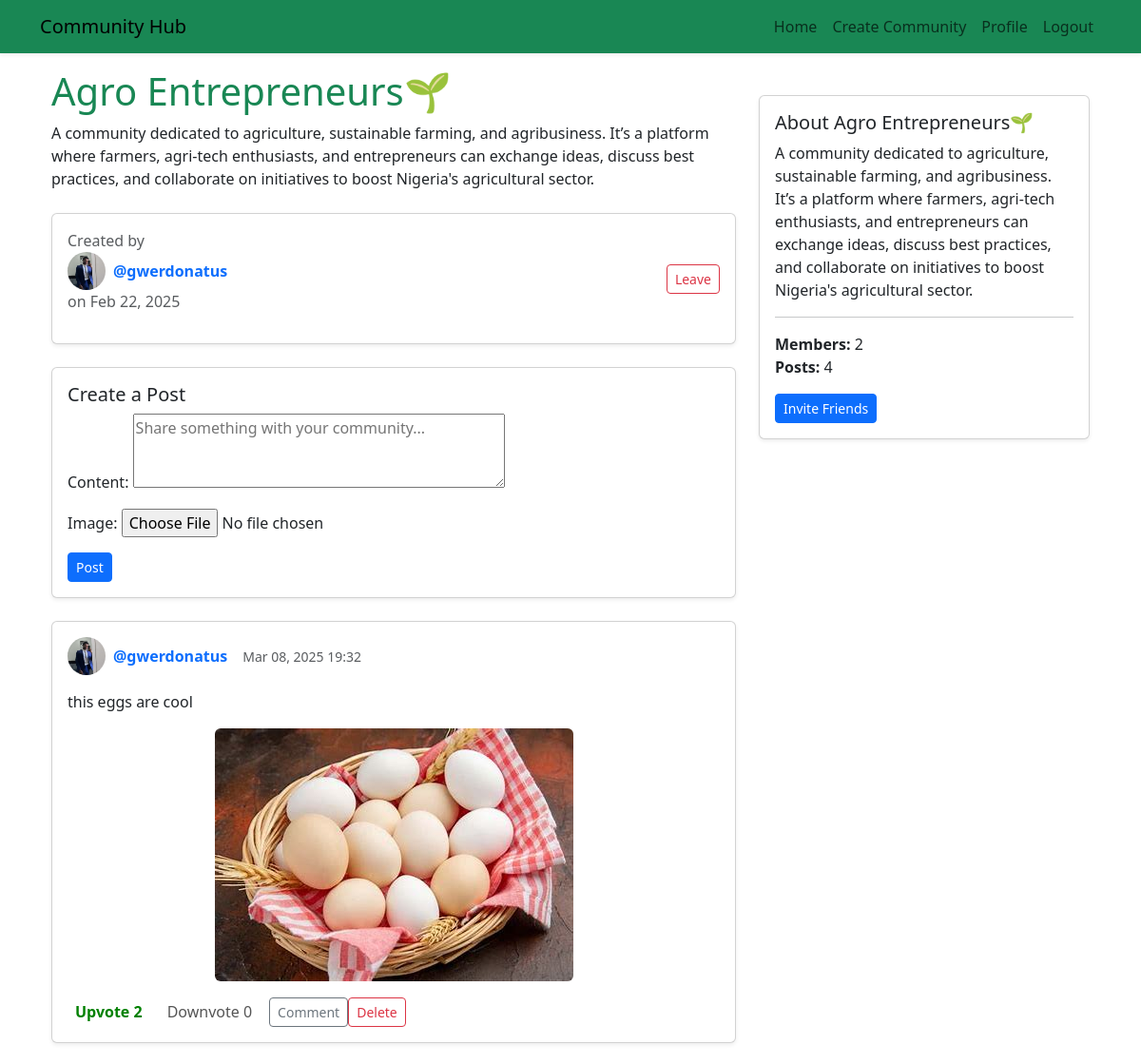
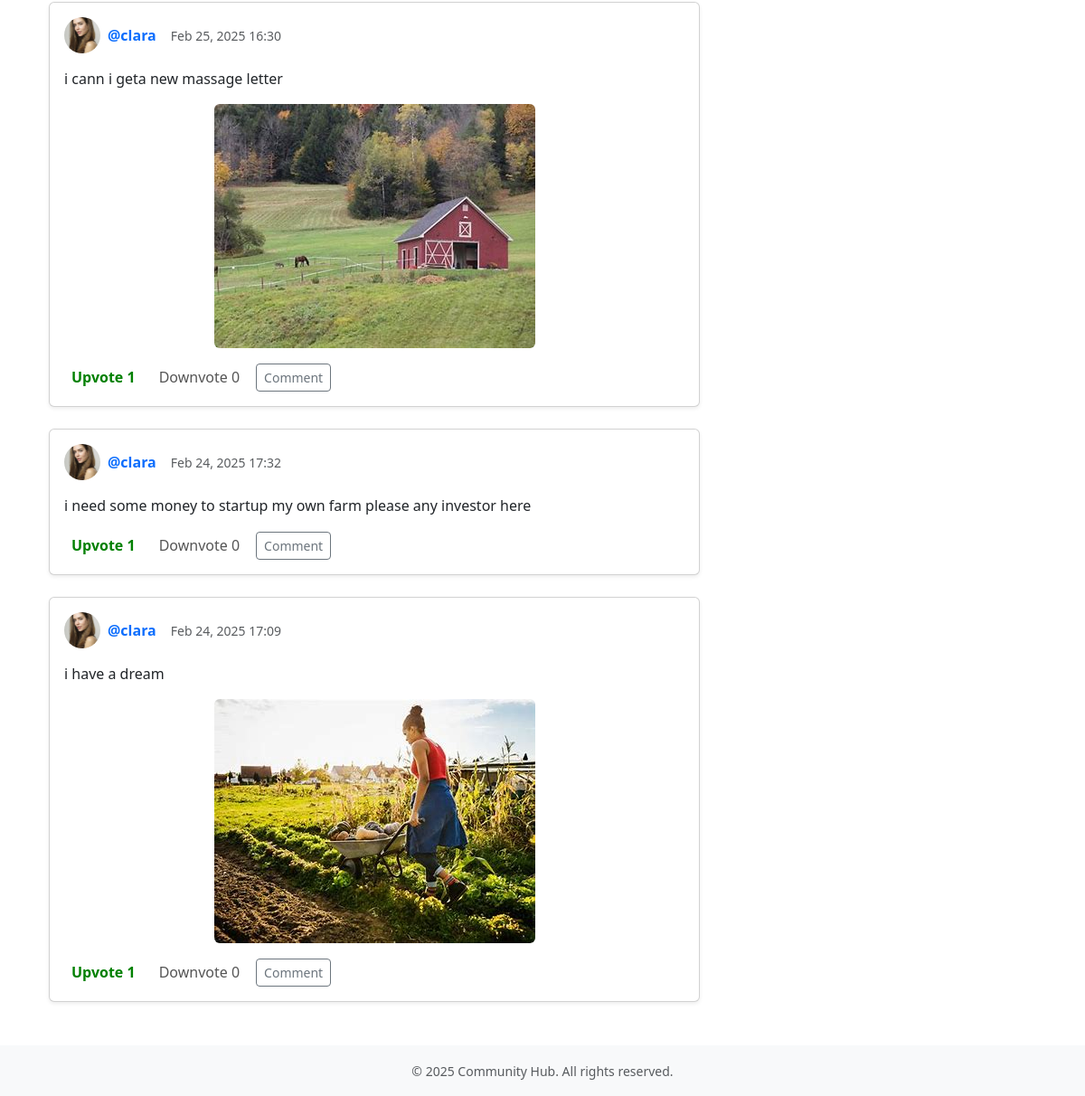
/community/agro-entrepreneurs/ (signed in), run on the app's committed database (2 pictures, top to bottom).
### community/models.py (models this page shows, shortened)
class Community(models.Model):
    name = models.CharField(max_length=100)
    description = models.TextField(blank=True)
    created_by = models.ForeignKey(User, related_name='created_communities', on_delete=models.CASCADE)
    created_at = models.DateTimeField(auto_now_add=True)
    slug = models.SlugField(unique=True, blank=True, null=True)
    members = models.ManyToManyField(User, related_name='communities', blank=True)

class Post(models.Model):
    author = models.ForeignKey(User, on_delete=models.CASCADE)
    community = models.ForeignKey(Community, related_name='posts', on_delete=models.CASCADE)  # Added Community Link
    content = models.TextField()
    image = models.ImageField(upload_to='post_images/', blank=True, null=True)
    created_at = models.DateTimeField(auto_now_add=True)
    upvotes = models.ManyToManyField(User, related_name='post_upvotes', blank=True)
    downvotes = models.ManyToManyField(User, related_name='post_downvotes', blank=True)

### account/models.py (models this page shows, shortened)
class Profile(models.Model):
    ROLE_CHOICES = [
        ('investor', 'Investor'),
        ('cooperative_member', 'Cooperative Member'),
        ('business_owner', 'Business Owner'),
        ('retailer', 'Retailer'),
        ('wholesaler', 'Wholesaler'),
        ('skilled_professional', 'Skilled Professional'),
    ]
    user = models.OneToOneField(User, on_delete=models.CASCADE, related_name='profile')
    phone_number = models.CharField(max_length=15, blank=True, null=True)
    address = models.TextField(blank=True, null=True)
    profile_picture = models.ImageField(
        upload_to='profile_pictures/',
        default='profile_pictures/default-profile.png'
    )
    role = models.CharField(max_length=50, choices=ROLE_CHOICES, default='cooperative_member')
    bio = models.TextField(blank=True, null=True)
    custom_url = models.SlugField(
        max_length=100,
        blank=True,
        null=True,
        unique=True,
        help_text="Optional custom URL for your profile"
    )
    skills = models.ManyToManyField(Skill, blank=True, related_name='profiles')
    account_balance = models.DecimalField(max_digits=10, decimal_places=2, default=0.00)
    total_savings = models.DecimalField(max_digits=10, decimal_places=2, default=0.00)
    investment_returns = models.DecimalField(max_digits=10, decimal_places=2, default=0.00)
    adashe_cycle = models.CharField(
        max_length=255,
        blank=True,
        null=True,
        help_text="Current Adashe savings cycle"
    )
    total_adashe_contributions = models.DecimalField(max_digits=12, decimal_places=2, default=0.00)
    next_contribution_date = models.DateField(blank=True, null=True)
    next_payout_date = models.DateField(blank=True, null=True)
    expected_payout = models.DecimalField(max_digits=12, decimal_places=2, default=0.00)
    cooperative_name = models.CharField(max_length=255, blank=True, null=True)
    membership_role = models.CharField(
        max_length=50,
        choices=[('Member', 'Member'), ('Admin', 'Admin')],
        default='Member'
    )

### community/views.py (the view)
# urls.py: path('<slug:slug>/', views.community_detail, name='community_detail'),
@login_required
def community_detail(request, slug):
    community = get_object_or_404(Community, slug=slug)
    posts = community.posts.all().order_by('-created_at')
    if request.method == "POST" and 'post_submit' in request.POST:
        post_form = PostForm(request.POST, request.FILES)  # Include image upload
        if post_form.is_valid():
            new_post = post_form.save(commit=False)
            new_post.author = request.user
            new_post.community = community
            new_post.save()
            return redirect('community:community_detail', slug=slug)
    else:
        post_form = PostForm()
    context = {
        'community': community,
        'posts': posts,
        'post_form': post_form,
    }
    return render(request, 'community/community_detail.html', context)

### community/forms.py
class PostForm(forms.ModelForm):
    class Meta:
        model = Post
        fields = ['content', 'image']  # Added 'image' field
        widgets = {
            'content': forms.Textarea(attrs={'rows': 3, 'placeholder': 'Share something with your community...'}),
        }

### chat/context_processors.py (called while the page is built)
def unread_messages(request):
    if request.user.is_authenticated:
        return {'unread_count': Message.objects.filter(receiver=request.user, is_read=False).count()}
    return {}

### notifications/context_processors.py (called while the page is built)
def notifications_processor(request):
    if request.user.is_authenticated:
        notifications = Notification.objects.filter(recipient=request.user, is_read=False)
    else:
        notifications = Notification.objects.none()  # returns an empty QuerySet
    return {
        'notification_count': notifications.count()
    }

### payments/context_processors.py (called while the page is built)
def wallet_balance(request):
    if request.user.is_authenticated:
        try:
            balance = Wallet.objects.get(user=request.user).balance
        except Wallet.DoesNotExist:
            balance = 0.00
        return {"wallet_balance": balance}
    return {}

### community/templates/community/community_detail.html (shortened to what this page needs)
{% extends 'base_community.html' %}
{% block content %}
<div class="container-fluid">
  <div class="row">
    <div class="col-md-8">
      <div class="banner-container mb-4">
        <div class="banner-overlay">
          <br>
          <h1 class="text-success">{{ community.name }}</h1>
          <p class="text-dark">{{ community.description }}</p>
        </div>
      </div>
      <div class="card mb-4 shadow-sm">
        <div class="card-body d-flex justify-content-between align-items-center">
          <div>
            <p class="text-muted">
              Created by
              <a href="{% url 'profile_view' username=community.created_by.username %}" class="d-flex align-items-center text-decoration-none">
                <img
                  src="{{ community.created_by.profile.profile_picture.url|default:'/media/profile_pictures/fallback.jpeg' }}"
                  class="profile-icon"
                  onerror="this.onerror=null; this.src='/media/profile_pictures/fallback.jpeg';"
                >
                <strong>@{{ community.created_by.username }}</strong>
              </a>
              on {{ community.created_at|date:"M d, Y" }}
            </p>
          </div>
          <div>
            {% if request.user in community.members.all %}
              <a href="{% url 'community:community_leave' slug=community.slug %}" class="btn btn-outline-danger btn-sm">Leave</a>
            {% else %}
              <a href="{% url 'community:community_join' slug=community.slug %}" class="btn btn-outline-success btn-sm">Join</a>
            {% endif %}
          </div>
        </div>
      </div>
      <div class="card mb-4 shadow-sm">
        <div class="card-body">
          <h5 class="card-title">Create a Post</h5>
          <form method="post" enctype="multipart/form-data">
            {{ post_form.as_p }}
            <button type="submit" class="btn btn-primary btn-sm" name="post_submit">Post</button>
          </form>
        </div>
      </div>
      {% for post in posts %}
        <div class="card mb-4 shadow-sm post-card">
          <div class="card-body">
            <div class="d-flex align-items-center mb-3">
              <a href="{% url 'profile_view' username=post.author.username %}" class="d-flex align-items-center text-decoration-none">
                <img
                  src="{{ post.author.profile.profile_picture.url|default:'/media/profile_pictures/fallback.jpeg' }}"
                  class="profile-icon"
                  onerror="this.onerror=null; this.src='/media/profile_pictures/fallback.jpeg';"
                >
                <strong>@{{ post.author.username }}</strong>
              </a>
              <small class="text-muted ms-3">{{ post.created_at|date:"M d, Y H:i" }}</small>
            </div>
            <p class="card-text">{{ post.content }}</p>
            {% if post.image %}
              <div class="text-center">
                <img src="{{ post.image.url }}" class="img-fluid rounded">
              </div>
            {% endif %}
            <div class="d-flex align-items-center mt-3 post-actions">
              <button class="btn btn-sm upvote-btn {% if request.user in post.upvotes.all %}active{% endif %}"
                      onclick="votePost({{ post.id }}, 'upvote', this)">
                Upvote <span id="upvote-count-{{ post.id }}">{{ post.upvotes.count }}</span>
              </button>
              <button class="btn btn-sm downvote-btn {% if request.user in post.downvotes.all %}active{% endif %}"
                      onclick="votePost({{ post.id }}, 'downvote', this)">
                Downvote <span id="downvote-count-{{ post.id }}">{{ post.downvotes.count }}</span>
              </button>
              <a href="{% url 'community:comment_create' post_id=post.id %}" class="btn btn-sm btn-outline-secondary">
                 Comment
              </a>
              {% if post.author == request.user %}
                <a href="{% url 'community:post_delete' post_id=post.id %}" class="btn btn-sm btn-outline-danger">
                   Delete
                </a>
              {% endif %}
            </div>
          </div>
        </div>
      {% empty %}
        <p class="text-muted">No posts yet. Be the first to post!</p>
      {% endfor %}
    </div>
    <div class="col-md-4">
      <div class="card shadow-sm sidebar-card">
        <div class="card-body">
          <h5 class="card-title">About {{ community.name }}</h5>
          <p class="card-text">{{ community.description }}</p>
          <hr>
          <p class="card-text">
            <strong>Members:</strong> {{ community.members.count }}<br>
            <strong>Posts:</strong> {{ posts.count }}
          </p>
          <a href="#" class="btn btn-primary btn-sm">Invite Friends</a>
        </div>
      </div>
    </div>
  </div>
</div>
{% endblock %}

### templates/base_community.html (shortened to what this page needs)
{% load static %}
<!DOCTYPE html>
<html lang="en">
<head>
  <link href="https://cdn.jsdelivr.net/npm/bootstrap@5.3.0-alpha3/dist/css/bootstrap.min.css" rel="stylesheet">
</head>
<body class="d-flex flex-column min-vh-100">
  <nav class="navbar navbar-expand-lg navbar-light bg-success shadow-sm fixed-top">
    <div class="container">
      <a class="navbar-brand" href="{% url 'community:community_list' %}">Community Hub</a>
      <div class="collapse navbar-collapse" id="navbarCommunity">
        <ul class="navbar-nav ms-auto">
          <li class="nav-item">
            <a class="nav-link" href="{% url 'community:community_list' %}">Home</a>
          </li>
          <li class="nav-item">
            <a class="nav-link" href="{% url 'community:community_create' %}">Create Community</a>
          </li>
          <li class="nav-item">
            <a class="nav-link" href="{% url 'profile_view' username=request.user.username %}">Profile</a>
          </li>
          <li class="nav-item">
            <a class="nav-link" href="{% url 'logout' %}">Logout</a>
          </li>
        </ul>
      </div>
    </div>
  </nav>
  <main class="container my-4 flex-grow-1 mt-5">
    {% block content %}{% endblock %}
  </main>
  <footer class="bg-light py-3 mt-auto">
    <div class="container text-center">
      <small class="text-muted">&copy; {% now "Y" %} Community Hub. All rights reserved.</small>
    </div>
  </footer>
</body>
</html>

### community/templates/community/community_detail.html (style rules this page uses)
.navbar { position: fixed; width: 100%; top: 0; z-index: 1000; background-color: #198754 !important; }
.upvote-btn, .downvote-btn { background-color: transparent; border: none; color: #555; font-size: 16px; margin-right: 10px; cursor: pointer; }
.upvote-btn.active { color: green; font-weight: bold; }
.sidebar-card { position: sticky; top: 100px; }
.profile-icon { width: 40px; height: 40px; border-radius: 50%; object-fit: cover; margin-right: 8px; }

### data on the page
Community: name "Agro Entrepreneurs🌱", description "A community dedicated to agriculture, sustainable farming, and agribusiness. It’s a platform where farmers, agri-tech enthusiasts, and entrepreneurs can exchange ideas, discuss best practices, and collaborate on initiatives to boost Nigeria's agricultural sector.", created_by.profile.profile_picture (placeholder picture), created_by.username "gwerdonatus", created_at "Feb 22, 2025", members.count "2"
Post: author.profile.profile_picture (placeholder picture), author.username "gwerdonatus", created_at "Mar 08, 2025 19:32", content "this eggs are cool", image (picture), upvotes.count "2", downvotes.count "0", shows "Delete"
Post: author.profile.profile_picture (picture), author.username "clara", created_at "Feb 25, 2025 16:30", content "i cann i geta new massage letter", image (picture), upvotes.count "1", downvotes.count "0"
Post: author.profile.profile_picture (picture), author.username "clara", created_at "Feb 24, 2025 17:32", content "i need some money to startup my own farm please any investor here", upvotes.count "1", downvotes.count "0"
Post: author.profile.profile_picture (picture), author.username "clara", created_at "Feb 24, 2025 17:09", content "i have a dream", image (picture), upvotes.count "1", downvotes.count "0"

### other printed values
{{ posts.count }} "4"
